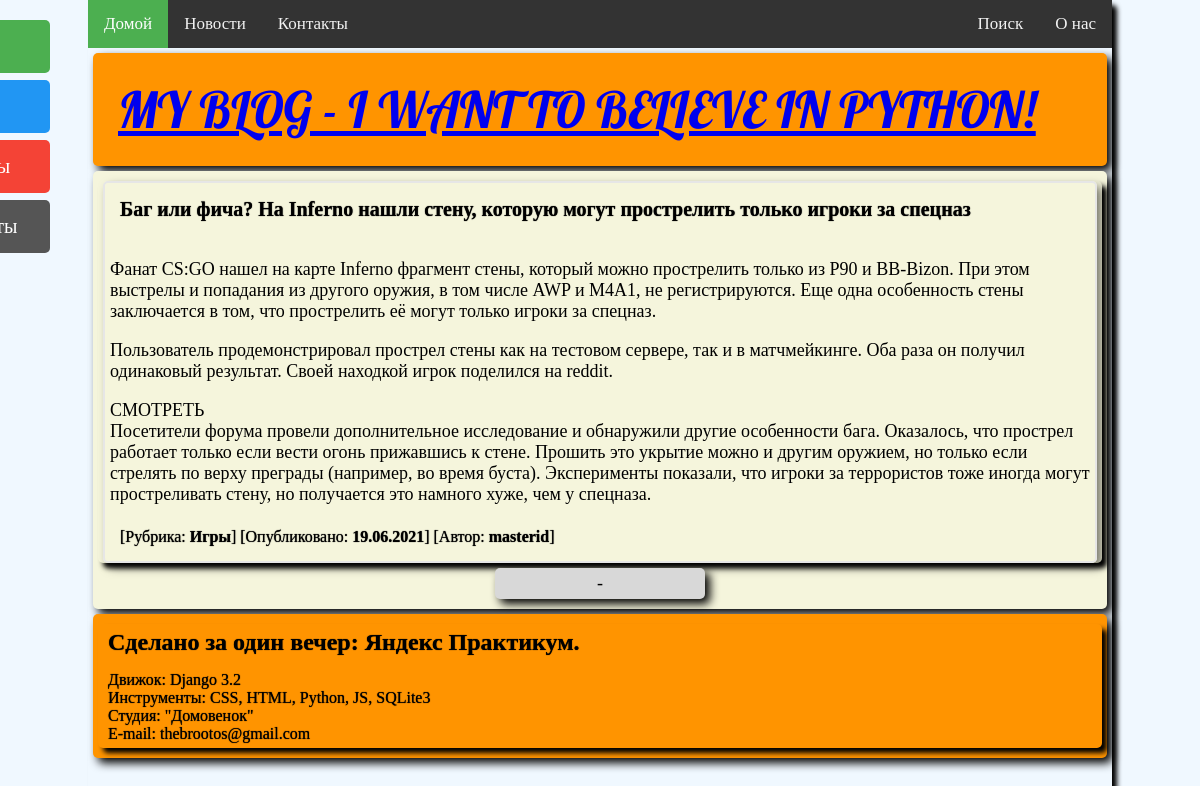
The page /post/13/ on the database its author committed.
### blog/models.py (models this page shows, shortened)
class Post(models.Model):
    title = models.CharField(
        max_length=200,
        verbose_name="Заголовок"
        )
    author = models.ForeignKey(
        'auth.User',
        on_delete=models.CASCADE,
        verbose_name="Автор"
        )
    body = models.TextField(
        null=True,
        blank=True,
        verbose_name="Описание"
        )
    published = models.DateTimeField(
        auto_now_add=True,
        db_index=True,
        verbose_name="Опубликовано")
    rubric = models.ForeignKey(
        "Rubric",
        null=True,
        on_delete=models.PROTECT,
        verbose_name="Рубрика")
    class Meta:
        verbose_name_plural = "Статьи"
        verbose_name = "Статья"
        ordering = ['-published']

class Rubric(models.Model):
    name = models.CharField(
        max_length=20,
        db_index=True,
        verbose_name="Название"
        )
    def __str__(self):
        return self.name
    class Meta:
        verbose_name_plural = "Рубрики"
        verbose_name = "Рубрика"
        ordering = ['name']

### blog/views.py (the view)
# urls.py: path('post/<int:pk>/', BlogDetailView.as_view(), name='post_detail'),
class BlogDetailView(DetailView):
    model = Post
    template_name = 'post_detail.html'

### blog/templates/post_detail.html
{% extends 'base.html' %}
{% block content %}
  <div class = "div-main">
    <p class = "p-site-title"><strong>{{ post.title }}</strong></p>
    <p class = "p-text">{{ object.body|linebreaks }}</p>
    <p  class = "p-text-cat">
      [Рубрика: <strong>{{ post.rubric }}</strong>]
      [Опубликовано: <strong>{{ post.published|date:"d.m.Y" }}</strong>]
      [Автор: <strong>{{ post.author }}</strong>]
    </p>
  </div>
{% endblock content %}

### blog/static/css/base.css (style rules this page uses)
.container { width: 100%; max-width: 1024px; padding: auto; margin: auto; box-shadow: 5px 5px 5px rgb(0, 0, 0); border-radius: 5px; }
body { width: 100%; max-width: 1024px; padding-left: auto; padding-right: auto; font-size: 18px; background-color: aliceblue; box-shadow: 5px 5px 10px rgb(0, 0, 0); border-radius: 5px; }
.div-main { margin: 5px; padding: 5px; border: 2px solid rgb(230, 230, 230); box-shadow: 5px 5px 10px rgb(0, 0, 0, 0.5); border-radius: 5px; }
.p-site-title { font-size: 20px; margin: 5px; padding: 5px; text-shadow: 0px 0px 1px #000000; text-rendering: auto; }
.p-text { font-size: 16px; margin: 5px; padding: 5px; text-shadow: 0px 0px 1px #000000; text-rendering: auto; }
.p-text-cat { font-size: 16px; margin: 5px; padding: 5px; text-shadow: 0px 0px 1px #000000; text-rendering: auto; }

### rows shown on the page
Post: title "Баг или фича? На Inferno нашли стену, которую могут прострелить только игроки за спецназ", body "Фанат CS:GO нашел на карте Inferno фрагмент стены, который можно прострелить только из P90 и BB-Bizon. При этом выстрелы и попадания из другого оружия, в том числе AWP и M4A1, не регистрируются. Еще одна особенность стены заключается в том, что прострелить её могут только игроки за спецназ. Пользователь продемонстрировал прострел стены как на тестовом сервере, так и в матчмейкинге. Оба раза он получил одинаковый результат. Своей находкой игрок поделился на reddit. СМОТРЕТЬ Посетители форума провели дополнительное исследование и обнаружили другие особенности бага. Оказалось, что прострел работает только если вести огонь прижавшись к стене. Прошить это укрытие можно и другим оружием, но…", rubric "Игры", published "19.06.2021", author "masterid"
